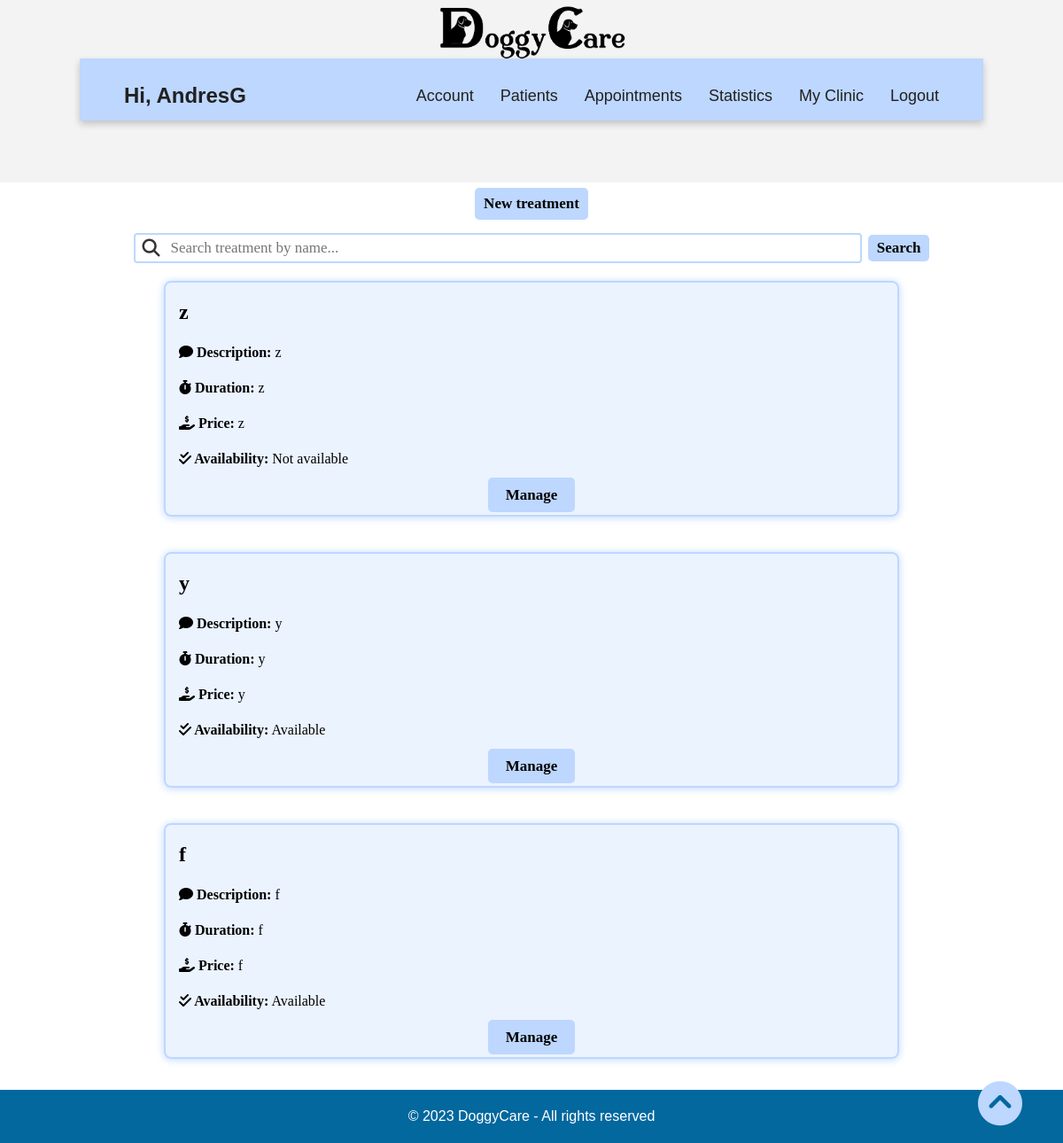
The app's page /vet/treatments/1 (signed in), older data.
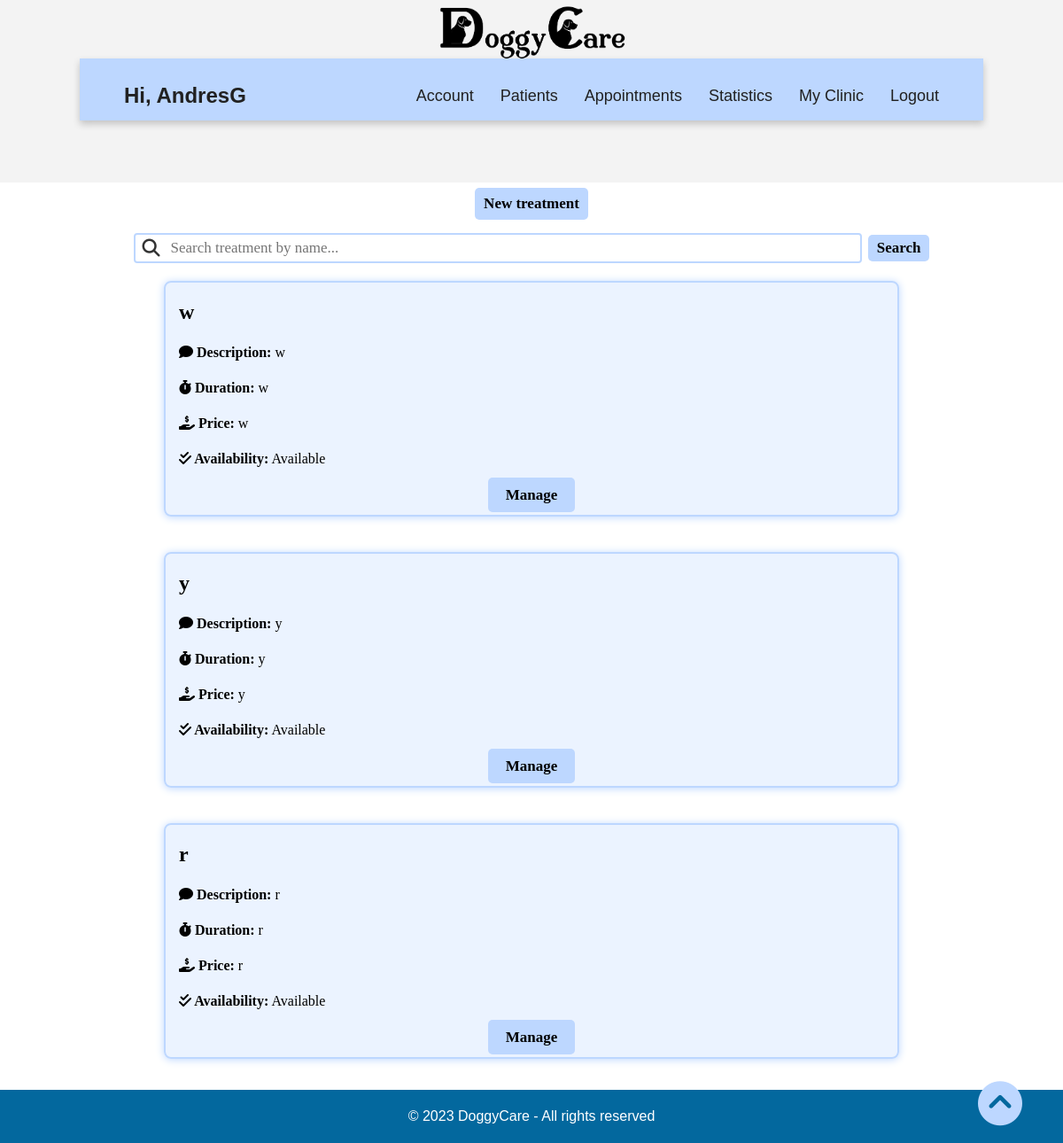
The same page, newer data.
### accounts/models.py (models this page shows, shortened)
class treatment(models.Model):
    id = models.AutoField(primary_key= True)
    name = models.CharField(blank= False, max_length=50)
    description = models.TextField(blank= False, max_length=400)
    duration = models.CharField(blank= False, max_length=100)
    price = models.CharField(blank= False, max_length=30)
    aviability = models.BooleanField(default=False)
    clinic_id = models.ForeignKey(clinic_info, on_delete=models.CASCADE,null=True, blank=True)

### vet/views.py (the view)
# urls.py: path('treatments/<int:clinic_id>', views.treatments, name='treatments'),
@login_required
@vet_required
def treatments(request, clinic_id):
    clinic = get_object_or_404(clinic_info, pk=clinic_id)
    search_record_term = request.GET.get('searchTreatment')
    user_has_permission = request.user.has_perm("accounts.can_manage")
    if search_record_term:
        treatments = treatment.objects.filter(
        Q(name__icontains=search_record_term),
        clinic_id=clinic
        )
    else:
        treatments = treatment.objects.filter(clinic_id=clinic)
    return render(request, 'treatments.html', {'clinics': clinic, 'treatments': treatments, 'user_has_permission': user_has_permission})

### vet/templates/treatments.html (shortened to what this page needs)
<!DOCTYPE html>
{% extends 'base.html' %}
{% load static %}
    {% block additional_styles %}
    <link rel="stylesheet" href="{% static 'css/treatments.css' %}">
    {% endblock additional_styles %}
    {% block content %}
    <div class="all"  id="start">
    <h2>{{ clinics.name }} treatments</h2>
    {% if user_has_permission %}
    <div class="treatments-buttons">
            <a href="{% url 'new_treatment' clinic_id=clinics.id %}" class="btn-cln">New treatment</a>
    </div>
    {% endif %}
    <form action="" class="search-treatment-bar">
        <div class="search_group">
            <i class="fa-solid fa-magnifying-glass"></i>
            <input type="text" class="form-control" name="searchTreatment" placeholder="Search treatment by name...">
        </div>
            <button type="submit" class="btn btn-primary">Search</button>
        </form>
        <div class="treatment-list">
            {% for treatment in treatments %}
            <div class="treatment-card">
                <div class="card-content p-3 mx-2">
                    <span>{{ treatment.name }}</span>
                    <p><i class="fa-solid fa-comment" style=></i><strong> Description:</strong> {{ treatment.description }}</p>
                    <p><i class="fa-solid fa-stopwatch"></i><strong> Duration:</strong> {{ treatment.duration }}</p>
                    <p> <i class="fa-solid fa-hand-holding-dollar"></i><strong> Price:</strong> {{ treatment.price }} </p>
                    <p><i class="fa-solid fa-check-double"></i><strong> Availability:</strong>
                    {% if treatment.aviability %}
                        Available
                    {% else %}
                        Not available
                    {% endif %}
                    </p>
                    {% if user_has_permission %}
                    <div class="button-container">
                        <a href="{% url 'edit_treatment' clinic_id=clinics.id  treatment_id=treatment.id%}" class="edit-button">Manage</a>
                    </div>
                    {% endif %}
                </div>
            </div>
            {% endfor %}
        </div>
        <a href="#start" id="go-up-button"><i class="fa-solid fa-circle-chevron-up fa-bounce" style="color: #bdd7ff; text-shadow: 4px;"></i></a>
    </div>
{% endblock content %}

Row changes from the older to the newer data that the page shows:
removed treatment: name "f", description "f", duration "f", price "f", aviability "Available"
changed treatment (number 1 of 3 on the later page): name "z" → "w"; description "z" → "w"; duration "z" → "w"; price "z" → "w"; aviability "Not available" → "Available"
added treatment: name "r", description "r", duration "r", price "r", aviability "Available"
